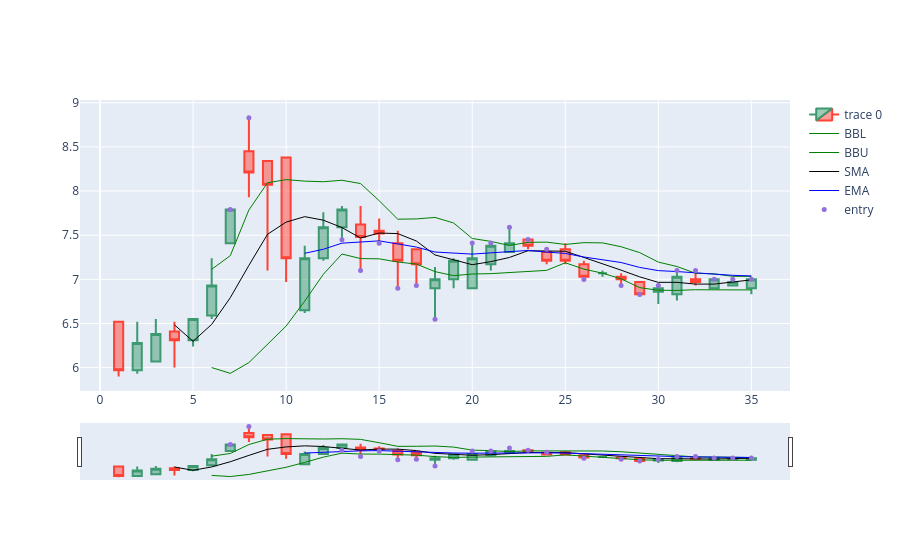

Notebook code for this chart:
### Code cell
import plotly.graph_objects as go
from plotly.subplots import make_subplots
from datetime import datetime

st = 1
dfpl = data_vn[st : st + 35]
fig = go.Figure(
    data=[
        go.Candlestick(
            x=dfpl.index,
            open=dfpl["open"],
            high=dfpl["high"],
            low=dfpl["low"],
            close=dfpl["close"],
        ),
        go.Scatter(
            x=dfpl.index,
            y=dfpl["BB_Low"],  # Changed 'BBL_7_1.2' to 'BB_Low'
            line=dict(color="green", width=1),
            name="BBL",
        ),
        go.Scatter(
            x=dfpl.index,
            y=dfpl["BB_High"],  # Changed 'BBU_7_1.2' to 'BB_High'
            line=dict(color="green", width=1),
            name="BBU",
        ),
        go.Scatter(
            x=dfpl.index, y=dfpl["SMA"], line=dict(color="black", width=1), name="SMA"
        ),
        go.Scatter(
            x=dfpl.index, y=dfpl["EMA"], line=dict(color="blue", width=1), name="EMA"
        ),
    ]
)

fig.add_scatter(
    x=dfpl.index,
    y=dfpl["pointpos"],
    mode="markers",
    marker=dict(size=5, color="MediumPurple"),
    name="entry",
)

fig.show()

### Figure 1 — Plotly figure (JSON) as saved in the notebook; plotly's stock layout.template omitted (floating-point values rounded to 4 significant figures)
{"data": [{"close": [5.97, 6.28, 6.38, 6.31, 6.55, 6.93, 7.79, 8.21, 8.07, 7.24, 7.24, 7.59, 7.79, 7.48, 7.52, 7.21, 7.17, 7, 7.21, 7.24, 7.38, 7.41, 7.38, 7.21, 7.21, 7.03, 7.07, 7, 6.83, 6.9, 7.03, 6.97, 7, 6.97, 7], "high": [6.52, 6.52, 6.55, 6.52, 6.55, 7.24, 7.79, 8.83, 8.34, 8.38, 7.38, 7.76, 7.83, 7.83, 7.69, 7.55, 7.34, 7.14, 7.24, 7.41, 7.41, 7.59, 7.45, 7.34, 7.41, 7.21, 7.1, 7.07, 6.97, 6.93, 7.1, 7.1, 7, 7, 7], "low": [5.9, 5.93, 6.07, 6, 6.24, 6.55, 7.41, 7.93, 7.1, 6.97, 6.62, 7.21, 7.45, 7.1, 7.41, 6.9, 6.93, 6.55, 6.9, 6.9, 7.1, 7.31, 7.34, 7.17, 7.17, 7, 7.03, 6.93, 6.83, 6.72, 6.76, 6.93, 6.9, 6.93, 6.83], "open": [6.52, 5.97, 6.07, 6.41, 6.31, 6.59, 7.41, 8.45, 8.34, 8.38, 6.65, 7.24, 7.59, 7.62, 7.55, 7.41, 7.34, 6.9, 7, 6.9, 7.17, 7.31, 7.45, 7.31, 7.34, 7.17, 7.07, 7.03, 6.97, 6.86, 6.83, 7, 6.9, 6.93, 6.9], "type": "candlestick", "x": [1, 2, 3, 4, 5, 6, 7, 8, 9, 10, 11, 12, 13, 14, 15, 16, 17, 18, 19, 20, 21, 22, 23, 24, 25, 26, 27, 28, 29, 30, 31, 32, 33, 34, 35]}, {"line": {"color": "green", "width": 1}, "name": "BBL", "type": "scatter", "x": [1, 2, 3, 4, 5, 6, 7, 8, 9, 10, 11, 12, 13, 14, 15, 16, 17, 18, 19, 20, 21, 22, 23, 24, 25, 26, 27, 28, 29, 30, 31, 32, 33, 34, 35], "y": [null, null, null, null, null, 6.001, 5.935, 6.057, 6.261, 6.471, 6.753, 7.057, 7.287, 7.235, 7.232, 7.196, 7.173, 7.087, 7.042, 7.06, 7.065, 7.079, 7.092, 7.102, 7.188, 7.116, 7.07, 7.005, 6.906, 6.876, 6.875, 6.882, 6.881, 6.88, 6.88]}, {"line": {"color": "green", "width": 1}, "name": "BBU", "type": "scatter", "x": [1, 2, 3, 4, 5, 6, 7, 8, 9, 10, 11, 12, 13, 14, 15, 16, 17, 18, 19, 20, 21, 22, 23, 24, 25, 26, 27, 28, 29, 30, 31, 32, 33, 34, 35], "y": [null, null, null, null, null, 7.114, 7.268, 7.786, 8.093, 8.129, 8.112, 8.105, 8.122, 8.085, 7.891, 7.681, 7.684, 7.701, 7.638, 7.463, 7.43, 7.383, 7.419, 7.421, 7.395, 7.416, 7.413, 7.369, 7.303, 7.195, 7.145, 7.069, 7.062, 7.034, 7.034]}, {"line": {"color": "black", "width": 1}, "name": "SMA", "type": "scatter", "x": [1, 2, 3, 4, 5, 6, 7, 8, 9, 10, 11, 12, 13, 14, 15, 16, 17, 18, 19, 20, 21, 22, 23, 24, 25, 26, 27, 28, 29, 30, 31, 32, 33, 34, 35], "y": [null, null, null, 6.484, 6.298, 6.49, 6.792, 7.158, 7.51, 7.648, 7.71, 7.67, 7.586, 7.468, 7.524, 7.518, 7.434, 7.276, 7.222, 7.166, 7.2, 7.248, 7.324, 7.324, 7.318, 7.248, 7.18, 7.104, 7.028, 6.966, 6.966, 6.946, 6.946, 6.974, 6.994]}, {"line": {"color": "blue", "width": 1}, "name": "EMA", "type": "scatter", "x": [1, 2, 3, 4, 5, 6, 7, 8, 9, 10, 11, 12, 13, 14, 15, 16, 17, 18, 19, 20, 21, 22, 23, 24, 25, 26, 27, 28, 29, 30, 31, 32, 33, 34, 35], "y": [null, null, null, null, null, null, null, null, null, null, 7.295, 7.34, 7.41, 7.42, 7.436, 7.401, 7.365, 7.309, 7.294, 7.286, 7.3, 7.317, 7.327, 7.309, 7.294, 7.253, 7.225, 7.19, 7.135, 7.099, 7.088, 7.07, 7.059, 7.045, 7.038]}, {"marker": {"color": "MediumPurple", "size": 5}, "mode": "markers", "name": "entry", "type": "scatter", "x": [1, 2, 3, 4, 5, 6, 7, 8, 9, 10, 11, 12, 13, 14, 15, 16, 17, 18, 19, 20, 21, 22, 23, 24, 25, 26, 27, 28, 29, 30, 31, 32, 33, 34, 35], "y": [null, null, null, null, null, null, 7.791, 8.831, null, null, null, null, 7.449, 7.099, 7.409, 6.899, 6.929, 6.549, null, 7.411, 7.411, 7.591, 7.451, 7.341, null, 6.999, null, 6.929, 6.829, 6.931, 7.101, 7.101, 7.001, 7.001, 7.001]}], "layout": {}}
